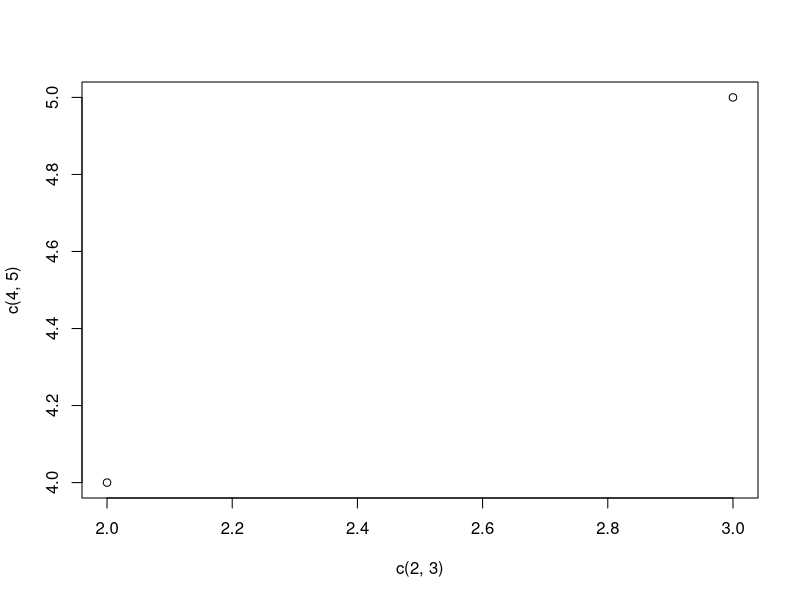
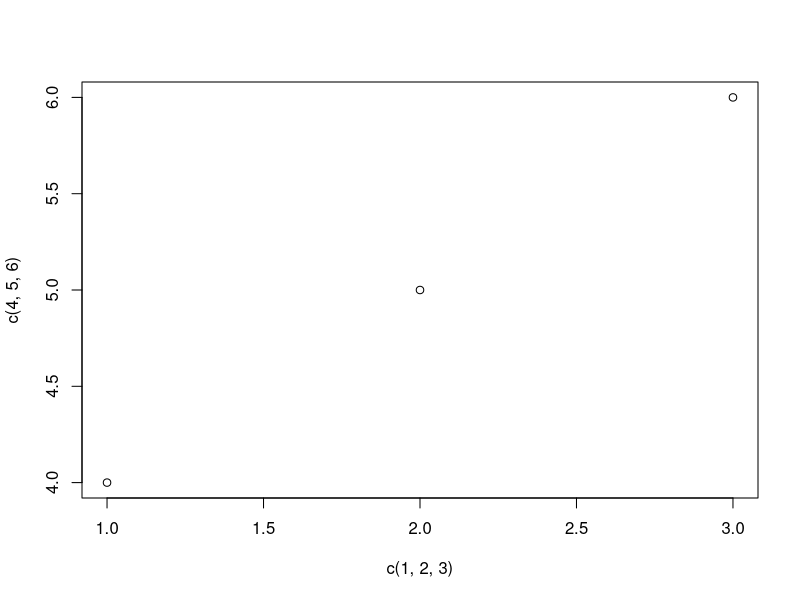
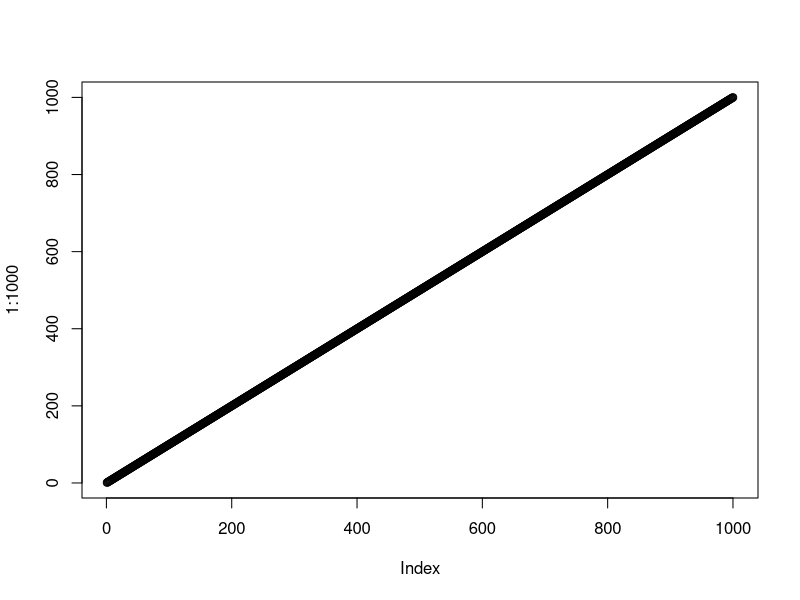
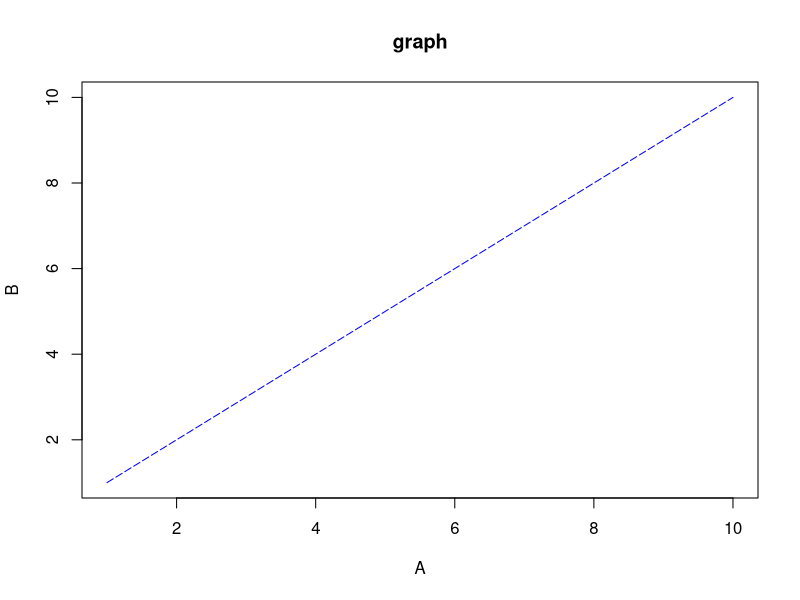
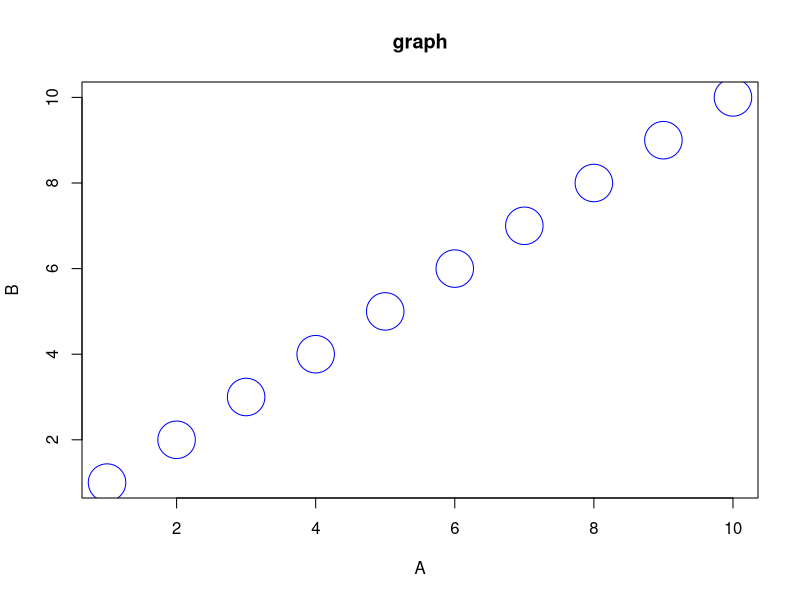
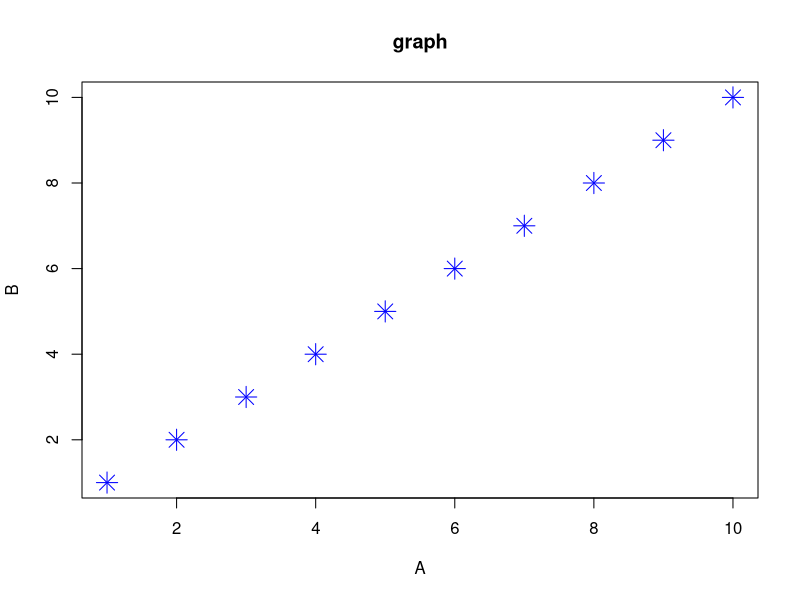
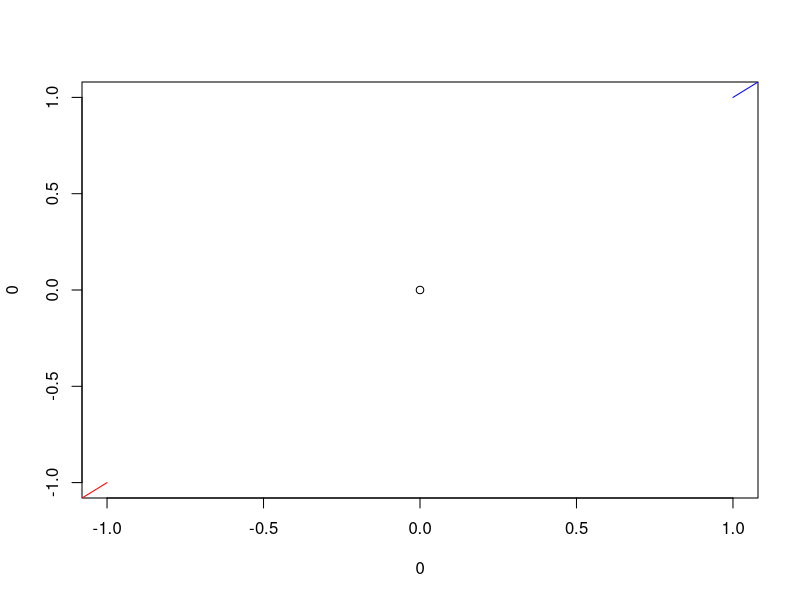

These charts were generated, in order, by the following R code: (Note: this script raises an error after producing the figures.)
plot(c(2,3),c(4,5)) #two points 2,4) (3,5)

plot(c(1,2,3),c(4,5,6))
plot(1:1000) #(1,1) (2,2) ......

#line
plot(1:10,type='l',main = "graph",xlab = "A",ylab = "B",col="blue",lty=5) #lty = line style
plot(1:10,main = "graph",xlab = "A",ylab = "B",col="blue",cex=5) #size of the point
plot(1:10,main = "graph",xlab = "A",ylab = "B",col="blue",cex=2,pch=8)

plot(0,0)
#plotting two lines
lines(c(1,2,3,4),c(1,2,3,4),type = 'l',col='blue')
lines(c(-1,-2,-3,-4),c(-1,-2,-3,-4),type = 'l',col='red')

dev.off(dev.list()["RStudioGD"]) #clear all plots

#pi charts
a<-c(20,50,70,90,40)
labels<-c('A','B','C','D','E')
color<-c('red','blue','yellow','black','violet')
legend('bottomright',labels,fill = color)
pie(a,labels,main="Marks of students",init.angle = 90,col=color) #starts from 90 degrees

dev.off(dev.list()["RStudioGD"]) #clear all plots
#bar chart
x<-c('A','B','C','D','E')
y<-c(10,20,30,40,90)
barplot(y,names.arg=x,col='red',density = 50,main="demo bar",xlab = 'subject',ylab = 'marks',ylim=c(0,100),width=c(2,4,5,7,9))
barplot(y,names.arg=x,col='red',density = 50,main="demo bar",xlab = 'subject',ylab = 'marks',ylim=c(0,100),width = c(20,20,20,20,20),horiz=TRUE)
